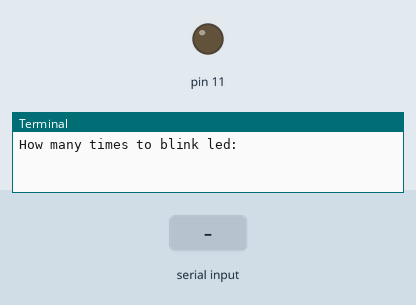
Recording of a program running on a simulated Raspberry Pi (header pin numbers). Parts: output pins drawn as LEDs (lit = HIGH), the last lines printed to the terminal. Dashed ring = blinking. The test bench sets the inputs (shaded band).

Above: at 1.2 s.
1.3 s: "90" typed at the terminal, then Enter
At 1.4 s:
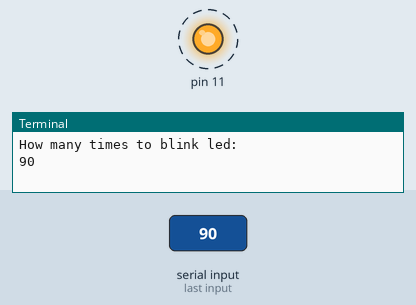
Timing chart, 0 to 10.3 s (numbered marks = the images above; inputs shaded):
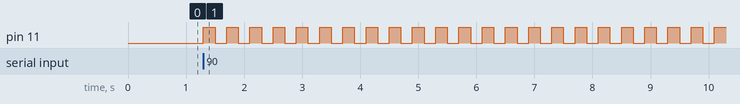

Measured:
- after the input at 1.3 s, pin 11: alternates HIGH for 0.20 s and LOW for 0.20 s, starting at once

The program:

simple_led.py
```python
import RPi.GPIO as GPIO
import time
GPIO.cleanup()

GPIO.setmode(GPIO.BOARD)
GPIO.setup(11, GPIO.OUT)

blinks = int(input("How many times to blink led: "))

for i in range(blinks):
	GPIO.output(11, True)
	time.sleep(0.2)
	GPIO.output(11, False)
	time.sleep(0.2)

GPIO.cleanup()
```
